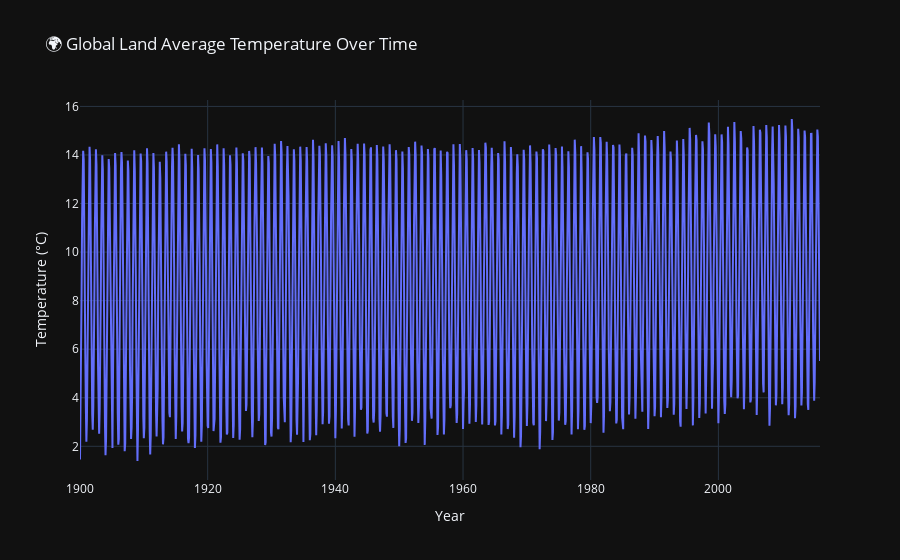

Notebook code for this chart:
### Code cell
import plotly.graph_objects as go

fig = go.Figure()

fig.add_trace(go.Scatter(
    x=df_global_clean['dt'],
    y=df_global_clean['LandAverageTemperature'],
    mode='lines',
    name='Global Avg Temp'
))

fig.update_layout(
    title='🌍 Global Land Average Temperature Over Time',
    xaxis_title='Year',
    yaxis_title='Temperature (°C)',
    template='plotly_dark'
)

fig.show()

### Figure 1 — Plotly figure (JSON) as saved in the notebook; plotly's stock layout.template omitted (floating-point values rounded to 4 significant figures; data arrays with more than 128 entries replaced by an {"elided": "..."} marker saying what was removed)
{"data": [{"mode": "lines", "name": "Global Avg Temp", "type": "scatter", "x": {"elided": "1392 str values"}, "y": {"elided": "1392 float values"}}], "layout": {"title": {"text": "🌍 Global Land Average Temperature Over Time"}, "xaxis": {"title": {"text": "Year"}}, "yaxis": {"title": {"text": "Temperature (°C)"}}}}
